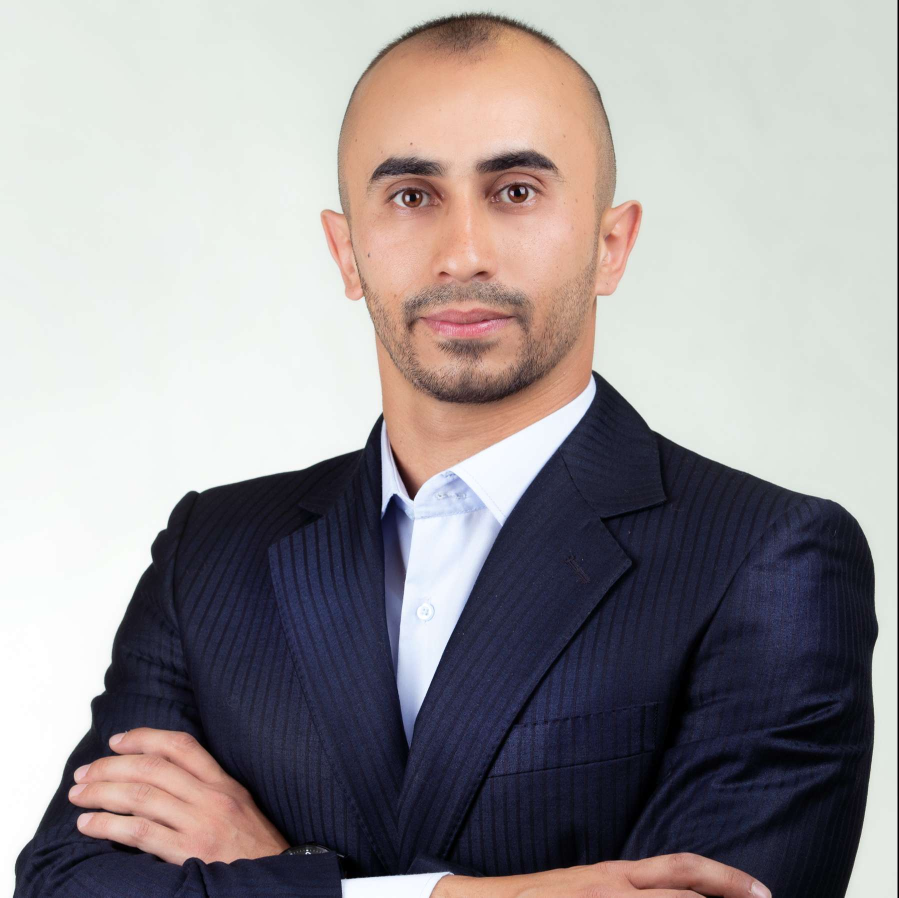
#> input picture Images/PILInitialImage.jpg, 1797 x 1795 px (shown at 1/2 size)
$ python pillowtest.py
#> lines starting #> are read from the running program, lines starting #| are printed output that depends on the picture
import urllib.request
from PIL import Image, ImageFilter
import time

Url = 'https://haqqstorage.blob.core.windows.net/profile-pictures-prod/2d7efbce-553d-488d-9dee-271489c8a1c7blob' \
      '?1664281296123 '
ImagePath = './Images/PILInitialImage.jpg'
Dimension = 320

def DownloadImage(url, path):
#> called with path = './Images/PILInitialImage.jpg'
    urllib.request.urlretrieve(url, path)
#> (this line was passed over: the network is not available in this run)

def Resize(path):
#> called with path = './Images/PILInitialImage.jpg'
    tic = time.perf_counter()
    resizedImage = Image.open(path)
#> resizedImage is the input picture: PIL image 1797x1795 RGB; mean R, G, B 154, 149.4, 151
    resizedImage.resize((Dimension,Dimension)).save('./Images/PILResized.jpg')
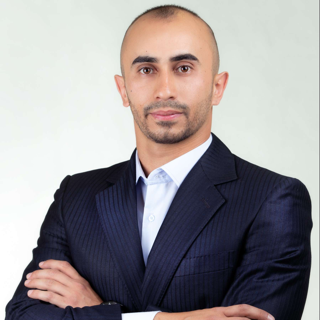
#> saved as PILResized.jpg: PIL image 320x320 RGB; mean R, G, B 154.1, 149.4, 151.1
    toc = (time.perf_counter() - tic)*1000
    print("resizing time: " + toc.__str__())


def Blur():
    tic = time.perf_counter()
    blurredImage = Image.open('./Images/PILResized.jpg')
    blurredImage.filter(ImageFilter.BoxBlur(4)).save('./Images/PILBlurred.jpg')
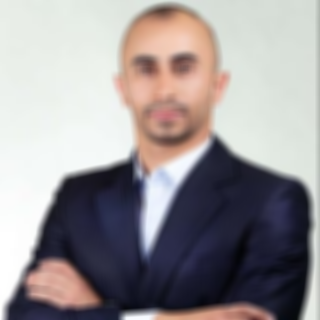
#> saved as PILBlurred.jpg: PIL image 320x320 RGB; mean R, G, B 154.1, 149.2, 151
    toc = (time.perf_counter() - tic)*1000
    print('blurring time: '+toc.__str__())


DownloadImage(Url, ImagePath)
Resize(ImagePath)
Blur()
